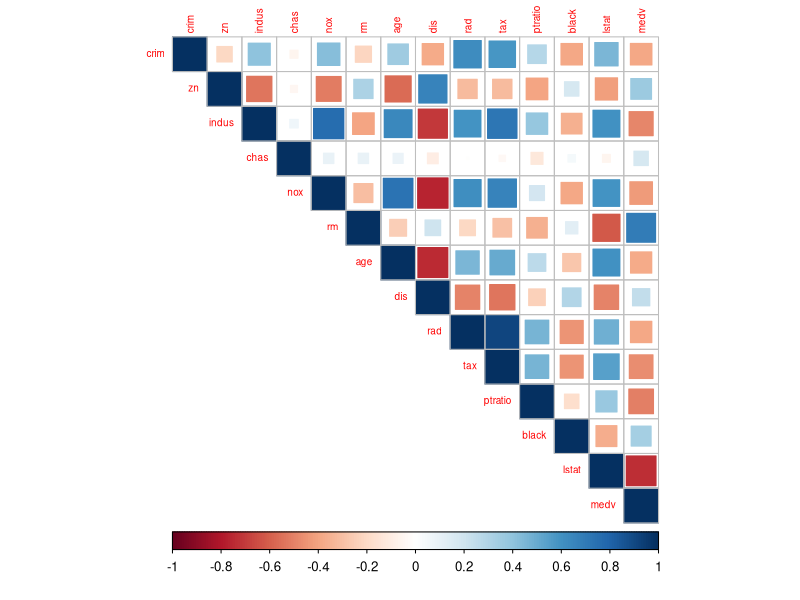
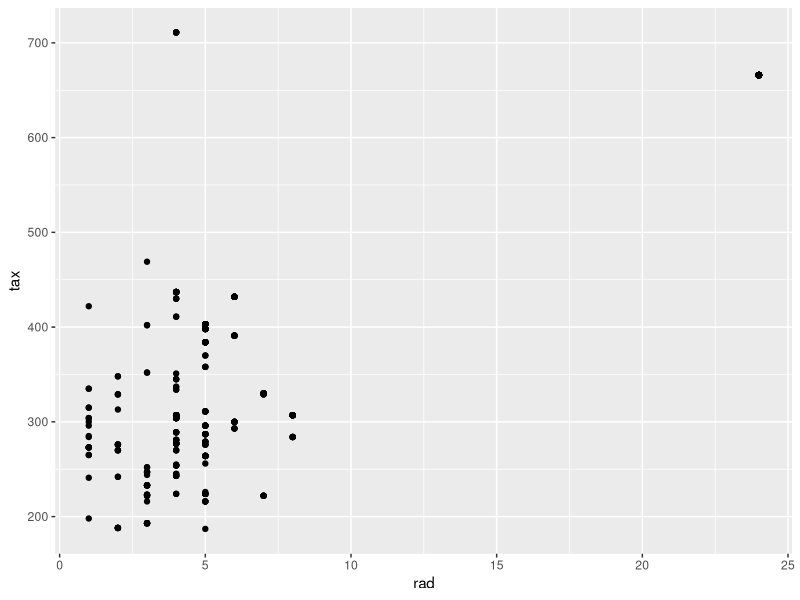
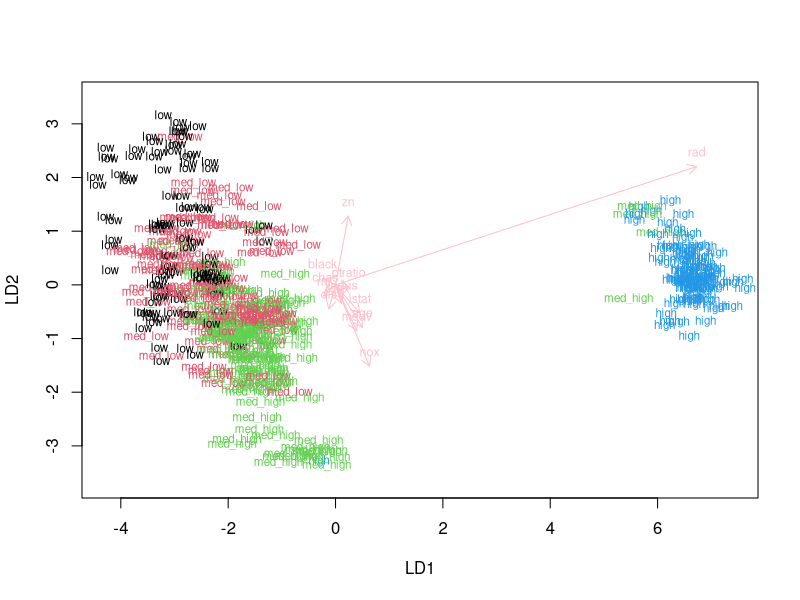
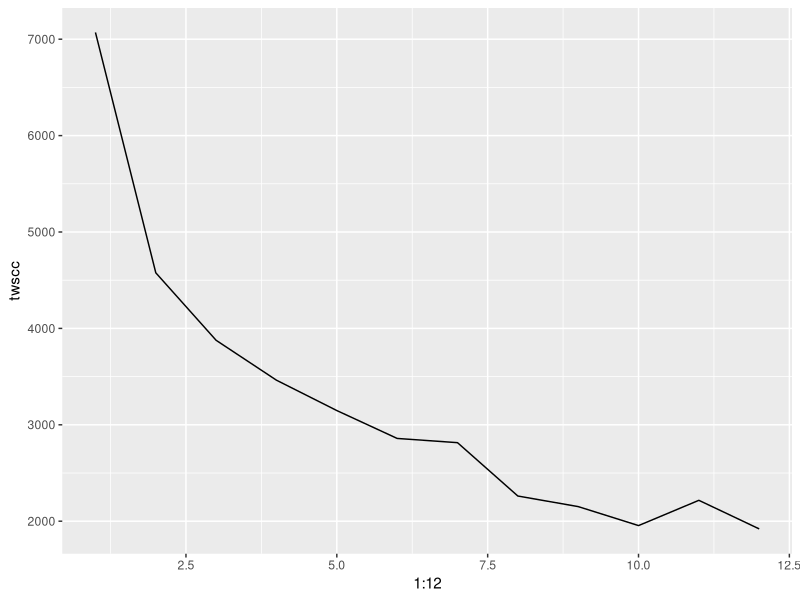
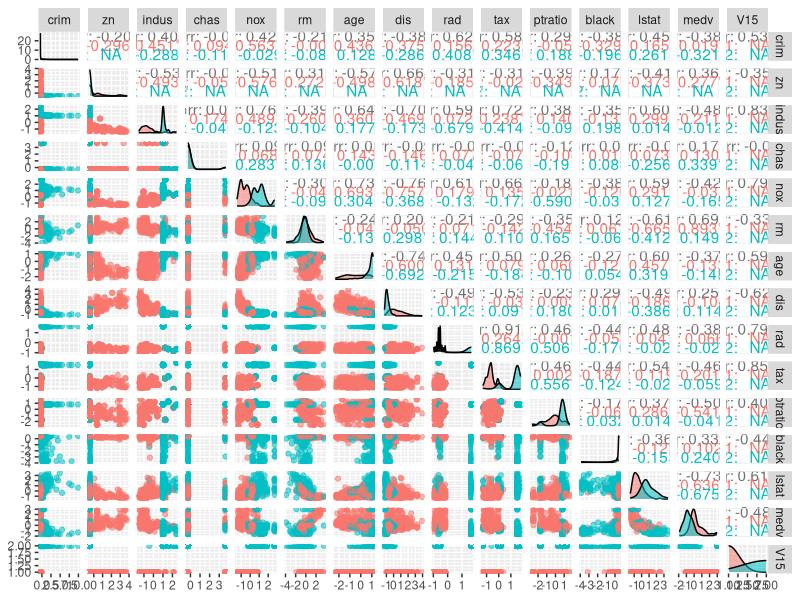

These charts were generated, in order, by the following R code:
## ---- chunk 1
library(MASS)
data(Boston)
str(Boston)
## ---- chunk 2
library(tidyverse)
library(corrplot)
corr_matrix <- cor(Boston)
corrplot(corr_matrix, method = 'square', type = 'upper', cl.pos = 'b', tl.cex = 0.6)
summary(Boston)
## ---- chunk 3
ggplot(data = Boston, aes(x = rad, y = tax)) +
  geom_point()
## ---- chunk 4
library(dplyr)
cor_test <- as.data.frame(cbind(Boston$rad, Boston$tax))
cor_test <- filter(cor_test, V1 < 20)
cor(cor_test)
## ---- chunk 5
b_scaled <- scale(Boston)
summary(b_scaled)
b_scaled <- as.data.frame(b_scaled)
## ---- chunk 6
library(dplyr)
breaks <- quantile(b_scaled$crim)
crime <- cut(b_scaled$crim, breaks = breaks, include.lowest = TRUE, labels = c('low', 'med_low', 'med_high', 'high'))
b_scaled <- b_scaled[,2:14]
b_scaled <- data.frame(b_scaled, crime)

## ---- chunk 7
ind <- sample(nrow(b_scaled), size = nrow(b_scaled)*0.8)
train <- b_scaled[ind,]
test <- b_scaled[-ind,]
correct_classes <- test$crime
test <- test[,1:13]

## ---- chunk 8
b_lda <- lda(crime ~ ., data = train)
## ---- chunk 9
b_arrows <- function(x, myscale = 1, arrow.heads = 0.1, color = 'pink', tex = 0.75, choices = c(1,2)) {
  heads = coef(x)
  arrows(x0 = 0, y0 = 0, 
         x1 = myscale*heads[,choices[1]],
         y1 = myscale*heads[,choices[2]],
         col = color, length = arrow.heads)
  text(myscale*heads[,choices], labels = row.names(heads), cex = tex, col = color, pos = 3)
}
classes = as.numeric(train$crime)
plot(b_lda, dimen = 2, col = classes)
b_arrows(b_lda, myscale = 2)
## ---- chunk 10
b_predict <- predict(b_lda, newdata = test)
t <- table(correct = correct_classes, predicted = b_predict$class)
t
## ---- chunk 11
library(tidyverse)
c1 <- t[,1]/colSums(t)[1]
c2 <- t[,2]/colSums(t)[2]
c3 <- t[,3]/colSums(t)[3]
c4 <- t[,4]/colSums(t)[4]
t2 <- cbind(c1, c2, c3, c4)
colnames(t2) <- c('low', 'med_low', 'med_high', 'high')
t2
## ---- chunk 12
data(Boston)
b_scaled <- scale(Boston)
dist <- dist(b_scaled)

set.seed(123)
k_max <- 12
twscc <- sapply(1:k_max, function(k){
  kmeans(b_scaled, k)$tot.withinss
})
qplot(x = 1:12, y = twscc, geom = 'line')

## ---- chunk 13
library(GGally)
k_means <- kmeans(b_scaled, centers = 2)
b_scaled <- as.data.frame(cbind(b_scaled, k_means$cluster))
ggpairs(b_scaled, aes(col = as.factor(V15), alpha = 0.3), lower = list(combo = wrap("facethist", bins = 20)))
